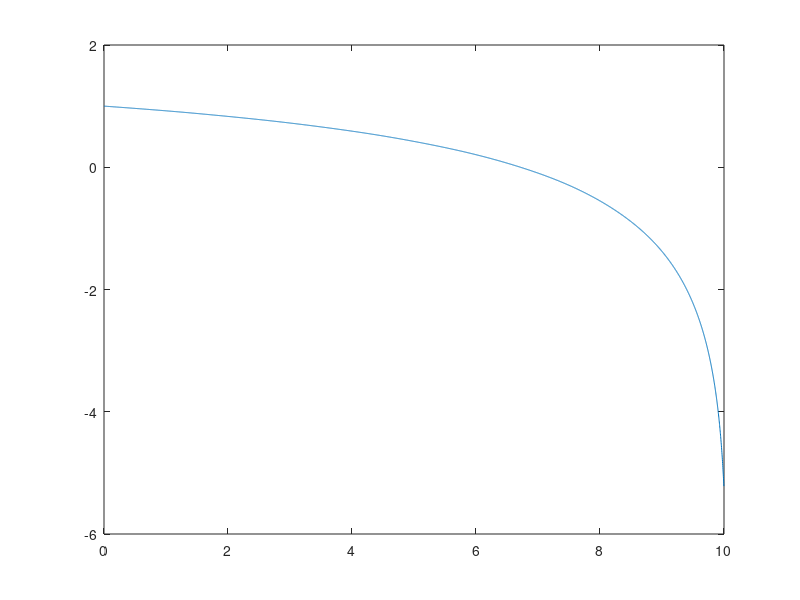

Here is the MATLAB script that generated this plot:
clear all;
for nt=[10000 5000]
tmin=0;
tmax=10;
% nt=10000;
t=linspace(tmin,tmax,nt);
dt=tmax/nt;
y1=zeros(1,nt);
y2=zeros(1,nt);
w_i=2;
w_f=2;
a=(w_f+w_i)/2;
b=(w_f-w_i)/2;
dT=0.5;
w=a+(b*tanh((t-(tmax/2))/dT));
% w=2*ones(1,nt);
dw=(b/dT).*(sech((t-(tmax/2))./dT)).^2;
% ddw=(-2*b/(dT^2))*((sech*((t-(tmax/2))/dT))^2)*(tanh((t-(tmax/2))/dT));
%initial condition
y1(1)=1/sqrt(2*w_i);
y2(1)=-1i*w_i*1/sqrt(2*w_i);
for n=1:nt-1
y1(n+1)=y1(n)+dt*y2(n)-0.5*(dt^2)*(w(n)^2)*y1(n)-(1/6)*(dt^3)*(2*w(n)*dw(n)+(w(n)^2)*y2(n));
y2(n+1)=y2(n)-dt*(w(n)^2)*y1(n)-0.5*(dt^2)*(2*w(n)*dw(n)+(w(n)^2)*y2(n));               %+(1/6)*(dt^3)*(w(n)^4)*y1(n);
end

% figure(1)
% plot(t,real(y1))
% hold on
% plot(t,imag(y1))
f_ex=0.5*exp(-1i*2*t);
    if nt==10000
    e=zeros(1,nt);
    for i=1:nt-1
    e(i)=y1(i+1)-f_ex(i);
    end
%     figure(2)
%     plot(t,real(e))
%     hold on
%     drawnow;
    elseif nt==5000
        e2=zeros(1,nt);
    for i=1:nt-1
    e2(i)=y1(i+1)-f_ex(i);
    end
    end
end
t1=linspace(tmin,tmax,5000);
p=zeros(1,5000);
for i=1:5000
    p(i)=log2(abs(e2(i)/e(i+1)));
end
figure(3)
plot(t1,p)













